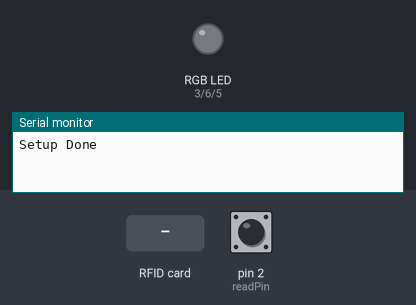
Bench run of a sketch on a simulated Arduino Uno, built with avr-gcc and run on an emulated ATmega328P. On the bench: an RGB LED mixed from three pins (HIGH = lit), the last lines printed to the serial monitor. The test bench sets the inputs (shaded band); at power-on: pin 2 (readPin) LOW. Pins used as bus, display or sensor lines are not drawn.

Above: at 3.7 s.
3.8 s: RFID card 5E 7A 19 C4 held to the reader
At 4.2 s:
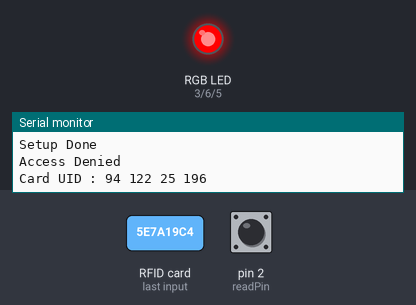
6.5 s: pin 2 (readPin) pulsed HIGH 5 times (0.12 s each, 0.3 s apart)
At 8.4 s:
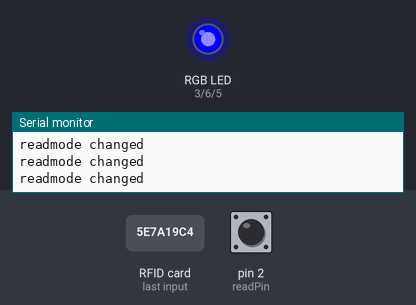
Timing chart, 0 to 9.9 s (numbered marks = the images above; inputs shaded):
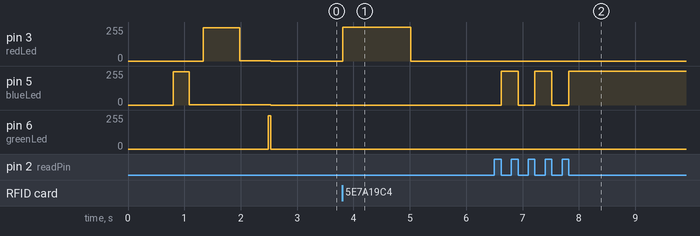

Measured:
- after the input at 3.8 s, pin 3 (redLed): 0/255 → 255/255 at once, → 0/255 1.2 s later
- after the input at 6.5 s, pin 5 (blueLed): alternates 255/255 for 0.30 s and 0/255 for 0.30 s, 5 changes in all, then stays 255/255, starting after 0.12 s

The sketch:

hospital_door_project.ino
```cpp
/*
This is a project for İstanbul Bilgi University Computer Engineering Department
CMPE 331 - Group 6

NFC Authenticated door lock to integrate with an appointment system.
Intended to be integrated to a hospitals' appointment system for
patient management on the policlinic queues.

Metehan Karaca
*/

#include <MFRC522.h> //Library for the MFRC522 reader
#include <SPI.h> //Library for peripherals

int RST_PIN = 9; //Reset pin of the rfid module
int SS_PIN = 10; //SS pin of the rfid module

int readPin = 2; // Input pin for the read mode button

/*
Read Mode: In this version of the prototype there is a "read mode" that
is used to add authenticated cards' UID'S to the fifo card queue where they
will open the lock if read by the antenna in the normal mode. The UID's used
will leave the queue.

The read mode is indicated by the blue led Light
*/

//Pins for the RGB led
int redLed = 3;
int greenLed = 6;
int blueLed = 5;

MFRC522 rfid(SS_PIN, RST_PIN); //Initialise RFID reader

byte ID[4] = {62, 95, 154, 202};//Sample NFC card UID for testing purposes

byte personnel[4][100];

bool readMode = false;


int lastReadMode;
unsigned long lastDebounceTime = 0; // Time of the last button state change
unsigned long debounceDelay = 50;   // Debounce time in milliseconds

void setup() {

  Serial.begin(9600); //Begin usb connection to the pc serial monitor

  SPI.begin();
  rfid.PCD_Init();

  pinMode(readPin, INPUT);

  pinMode(redLed, OUTPUT);
  pinMode(greenLed, OUTPUT);
  pinMode(blueLed, OUTPUT);


//Opening Light Animations ------------
for(int i=0; i< 250; i++){
  analogWrite(blueLed, i);
  delay(3);
}
delay(30);
for(int i=0; i< 250; i++){
  analogWrite(redLed, i);
  if(i<125){
    analogWrite(blueLed, 250 - i*2);
  }
  delay(2);
}
delay(150);
for(int i=0; i< 250; i++){
  analogWrite(greenLed, i);
  if(i<125){
    analogWrite(redLed, 250 - i*2);
  }
  delay(4);
}
  delay(40);

  digitalWrite(redLed, 0);
  digitalWrite(blueLed, 0);
  digitalWrite(greenLed, 0);
//---------------------------------------

  Serial.println("Setup Done");
}

void loop() {

  //Code block for switching between normal mode and read mode using the button
  int read = 0;
  read = digitalRead(readPin);
  if(read == 1){
    while(read == 1){
      read = digitalRead(readPin);
    }
    readMode = !readMode;
    Serial.println("readmode changed");
  }

  //Toggle blue light to indicate read mode
  if(readMode == true){
   digitalWrite(blueLed, HIGH);
  }
  if(readMode == false){
     digitalWrite(blueLed, LOW);
  }


  if(readMode == false){
    //Normal mode instructions

    if(! rfid.PICC_IsNewCardPresent())
    return;
    if(! rfid.PICC_ReadCardSerial())
    return;

    if(rfid.uid.uidByte[0] == ID[0] &&
    rfid.uid.uidByte[1] == ID[1] &&
    rfid.uid.uidByte[2] == ID[2] &&
    rfid.uid.uidByte[3] == ID[3]){
    Serial.println("You May Enter");
    printCard();
    digitalWrite(greenLed, HIGH);
    delay(1200);
    digitalWrite(greenLed, LOW);

  }
  else{
    Serial.println("Access Denied");
    printCard();
    digitalWrite(redLed, HIGH);
    delay(1200);
    digitalWrite(redLed, LOW);
  }
  }


  if(readMode== true){
    //Readmode instructions
    if(! rfid.PICC_IsNewCardPresent())
    return;
    if(! rfid.PICC_ReadCardSerial())
    return;

    ID[0] = rfid.uid.uidByte[0];
    ID[1] = rfid.uid.uidByte[1];
    ID[2] = rfid.uid.uidByte[2];
    ID[3] = rfid.uid.uidByte[3];

    rfid.PICC_HaltA();

  }


  rfid.PICC_HaltA();

}
void printCard(){
  Serial.print("Card UID : ");
  for(int i=0; i <=3; i++){
     Serial.print(rfid.uid.uidByte[i]);
     Serial.print(" ");
  }
  Serial.println("");
}
```
